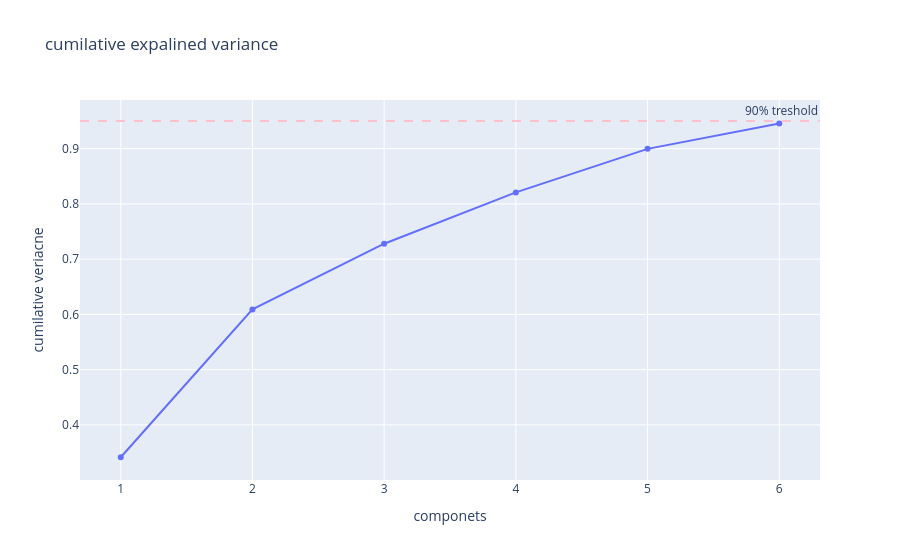

Write notebook code for a chart like this one.
### Code cell
fig = px.line(
    x=range(1,len(pc.explained_variance_ratio_)+1),
    y=pc.explained_variance_ratio_.cumsum(),
    markers = True,
    title='cumilative expalined variance',
    labels={'x':'componets','y':'cumilative veriacne'}
)
fig.add_hline(y=0.95,line_dash='dash',line_color='pink',annotation_text='90% treshold')
fig.show()

### Figure 1 — Plotly figure (JSON) as saved in the notebook; plotly's stock layout.template omitted (floating-point values rounded to 4 significant figures)
{"data": [{"hovertemplate": "componets=%{x}<br>cumilative veriacne=%{y}<extra></extra>", "legendgroup": "", "line": {"color": "#636efa", "dash": "solid"}, "marker": {"symbol": "circle"}, "mode": "lines+markers", "name": "", "orientation": "v", "showlegend": false, "type": "scatter", "x": [1, 2, 3, 4, 5, 6], "xaxis": "x", "y": [0.3415, 0.6091, 0.728, 0.8208, 0.8996, 0.9453], "yaxis": "y"}], "layout": {"annotations": [{"showarrow": false, "text": "90% treshold", "x": 1, "xanchor": "right", "xref": "x domain", "y": 0.95, "yanchor": "bottom", "yref": "y"}], "legend": {"tracegroupgap": 0}, "shapes": [{"line": {"color": "pink", "dash": "dash"}, "type": "line", "x0": 0, "x1": 1, "xref": "x domain", "y0": 0.95, "y1": 0.95, "yref": "y"}], "title": {"text": "cumilative expalined variance"}, "xaxis": {"anchor": "y", "domain": [0, 1], "title": {"text": "componets"}}, "yaxis": {"anchor": "x", "domain": [0, 1], "title": {"text": "cumilative veriacne"}}}}
